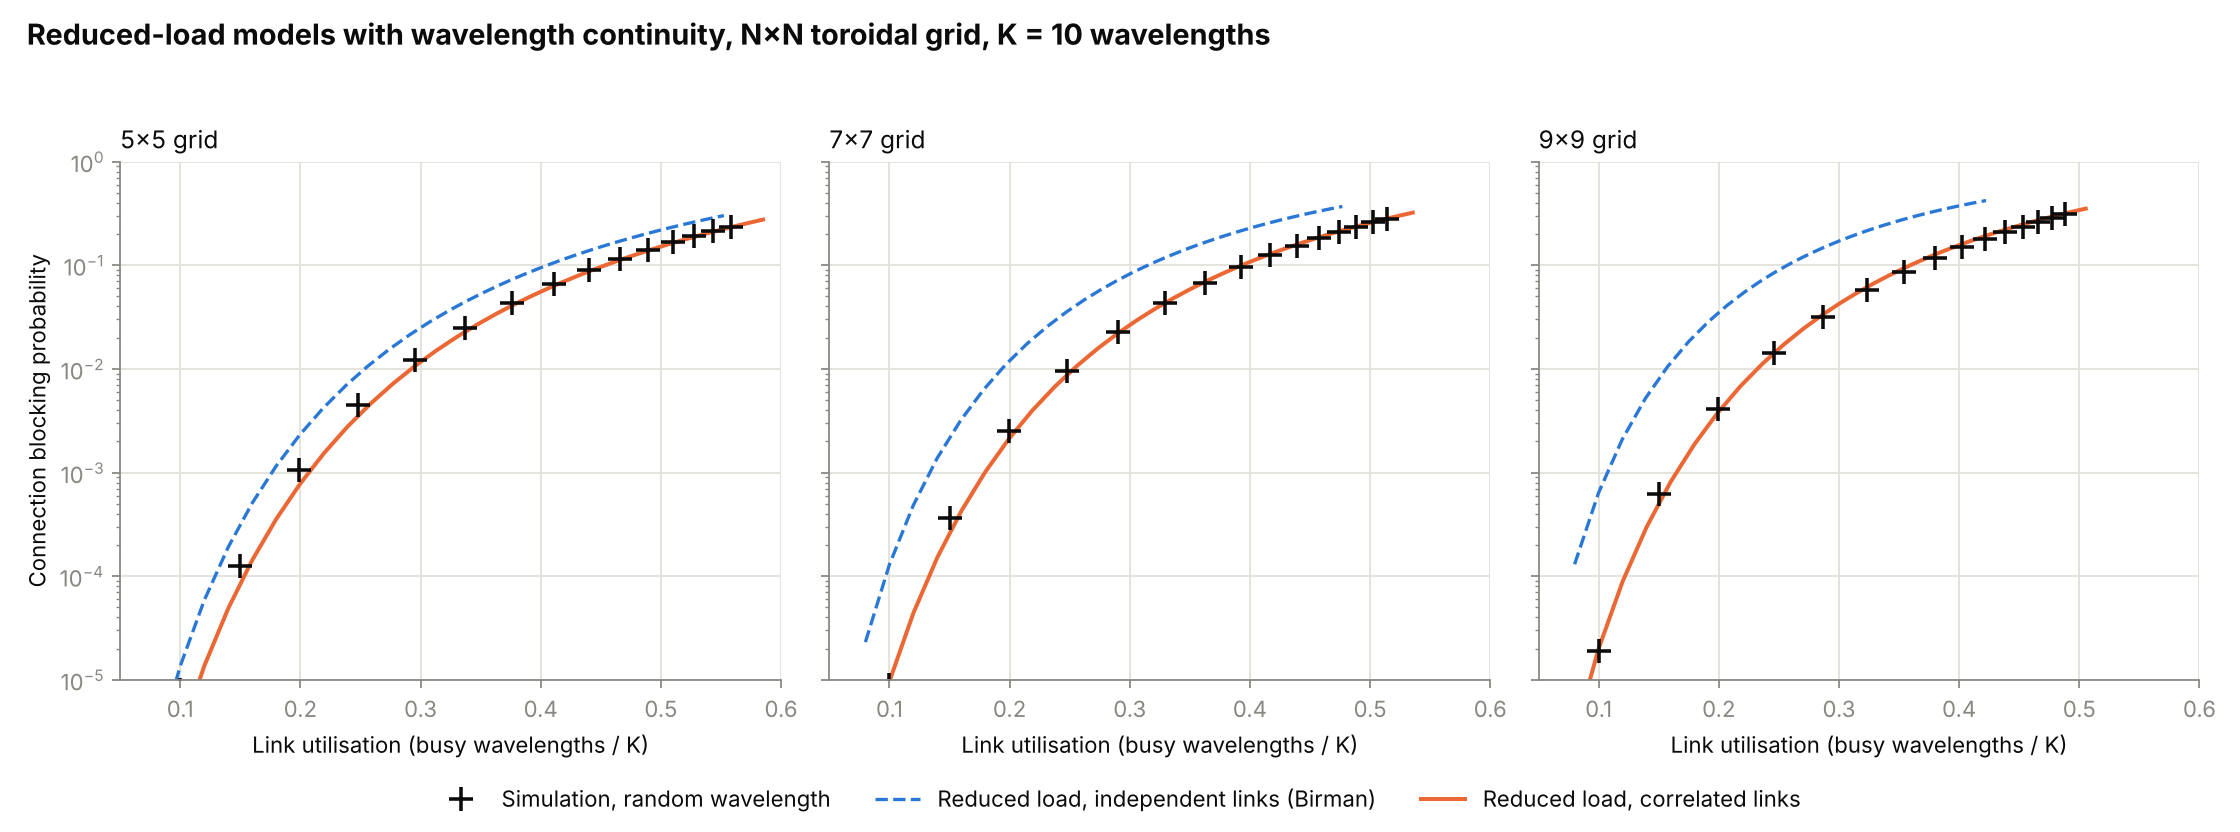

Recreate this plot in Python.
"""
Reduced-load (Erlang fixed point) model for an N x N toroidal ISL grid with
wavelength continuity, compared with the simulation in torus_wdm.py.

State of a link = number of idle wavelengths m (0..K). Its distribution q(m) is
that of a birth-death chain, like M/M/K/K but with an arrival rate alpha(m) that
depends on the state:

    q(m)  ~  prod_{i=1..m} (K - i + 1) / alpha(i)

alpha(m) is the rate of connections actually set up through the link when it has
m idle wavelengths, i.e. the offered rate thinned by blocking on the other hops.
q and alpha depend on each other, so they are solved by iteration.

Two versions:
  keep = 0   Birman's model: links are independent
  keep > 0   links correlated: a busy wavelength on the next hop belongs, with
             probability `keep`, to a connection that came from the current hop
"""
from collections import Counter
from math import comb
import numpy as np
import matplotlib
matplotlib.use("Agg")
import matplotlib.pyplot as plt
from torus_wdm import build, K, SIZES


def mix(q, keep):
    """M[n, n2] = P(n2 wavelengths idle on the path so far AND on the next link |
    n idle on the path so far). The next link has y idle wavelengths (prob q[y]);
    c of its K - y busy ones carry connections continuing from the path, which
    cannot sit on a path-idle wavelength; the rest fall at random."""
    M = np.zeros((K + 1, K + 1))
    for n in range(K + 1):
        for y in range(K + 1):
            busy = K - y
            w = np.array([comb(busy, c) * keep**c * (1 - keep)**(busy - c)
                          for c in range(min(busy, K - n) + 1)], float)
            w /= w.sum()
            for c, wc in enumerate(w):
                for n2 in range(max(0, n + y - (K - c)), min(n, y) + 1):
                    M[n, n2] += q[y] * wc * comb(n, n2) * comb(K - c - n, y - n2) / comb(K - c, y)
    return M


def reduced_load(N, a, correlated):
    """Return (utilisation, blocking) for offered load a [Erlang per link]."""
    routes = build(N)
    half = (N - 1) // 2
    # fraction of a link's connections that came from the previous link of the path
    keep_straight = (half - 1) / (half + 1) if correlated else 0.0
    keep_turn = 2 * half / (N * (half + 1)) if correlated else 0.0
    # routes grouped by (intra-plane hops, inter-plane hops)
    kinds = Counter((sum(l % 4 < 2 for l in r), sum(l % 4 >= 2 for l in r)) for r in routes)
    nu = a * 4 * N * N / sum(map(len, routes))             # Erlang per route

    q = np.ones(K + 1) / (K + 1)
    for _ in range(500):
        Ms, Mt = mix(q, keep_straight), mix(q, keep_turn)
        alpha, blocking = np.zeros(K + 1), 0.0
        for (h1, h2), count in kinds.items():
            T = np.linalg.matrix_power(Ms, max(h1 - 1, 0) + max(h2 - 1, 0))
            if h1 and h2:
                T = T @ Mt
            fail = T[:, 0]                 # P(no common idle wavelength | m idle on one link)
            alpha += nu * count * (h1 + h2) / (4 * N * N) * (1 - fail)
            blocking += count * (q @ fail) / len(routes)
        new = np.cumprod([1.0] + [(K - m + 1) / alpha[m] for m in range(1, K + 1)])
        new /= new.sum()
        if abs(new - q).max() < 1e-12:
            break
        q = 0.5 * q + 0.5 * new            # damped update
    return 1 - q @ np.arange(K + 1) / K, blocking


if __name__ == "__main__":
    sim = np.loadtxt("torus_wdm_sim.csv", delimiter=",")   # produced by torus_wdm.py
    sim = sim[sim[:, 2] == 0]                              # random wavelength assignment
    loads = np.linspace(0.8, 9, 42)

    print("  N  load | utilisation: sim  Birman  correlated | blocking: sim    Birman   correlated")
    INK, MUTED, GRID, BLUE, ORANGE = "#0b0b0b", "#898781", "#e1e0d9", "#2a78d6", "#eb6834"
    plt.rcParams.update({"font.size": 10, "axes.edgecolor": MUTED, "axes.labelcolor": INK,
                         "xtick.color": MUTED, "ytick.color": MUTED, "text.color": INK})
    fig, axes = plt.subplots(1, len(SIZES), figsize=(14, 5.2), sharey=True)
    for ax, N in zip(axes, SIZES):
        s = sim[sim[:, 0] == N]
        for row in s[1::2]:
            b, c = reduced_load(N, row[1], False), reduced_load(N, row[1], True)
            print(f"{N:3d} {row[1]:5.1f} | {row[3]:15.3f} {b[0]:7.3f} {c[0]:11.3f} |"
                  f" {row[4]:13.2e} {b[1]:9.2e} {c[1]:9.2e}")
        ax.plot(*np.array([reduced_load(N, a, False) for a in loads]).T, "--", color=BLUE, lw=1.5)
        ax.plot(*np.array([reduced_load(N, a, True) for a in loads]).T, "-", color=ORANGE, lw=1.8)
        ax.plot(s[:, 3], s[:, 4], "+", color=INK, ms=11, mew=1.6)
        ax.set_yscale("log"); ax.set_ylim(1e-5, 1); ax.set_xlim(0.05, 0.6)
        ax.set_xlabel("Link utilisation (busy wavelengths / K)")
        ax.set_title(f"{N}×{N} grid", loc="left", fontsize=11)
        ax.grid(True, which="major", color=GRID, lw=0.8); ax.set_axisbelow(True)
        for side in ("top", "right"):
            ax.spines[side].set_visible(False)
    axes[0].set_ylabel("Connection blocking probability")
    line = plt.Line2D
    fig.legend(handles=[
        line([], [], color=INK, ls="", marker="+", ms=11, mew=1.6, label="Simulation, random wavelength"),
        line([], [], color=BLUE, ls="--", lw=1.5, label="Reduced load, independent links (Birman)"),
        line([], [], color=ORANGE, ls="-", lw=1.8, label="Reduced load, correlated links")],
        loc="lower center", ncol=3, frameon=False)
    fig.suptitle(f"Reduced-load models with wavelength continuity, N×N toroidal grid, K = {K} wavelengths",
                 x=0.012, ha="left", fontsize=13, fontweight="bold")
    fig.tight_layout(rect=(0, 0.06, 1, 0.95))
    fig.savefig("torus_reduced_load.png", dpi=160, facecolor="white")
